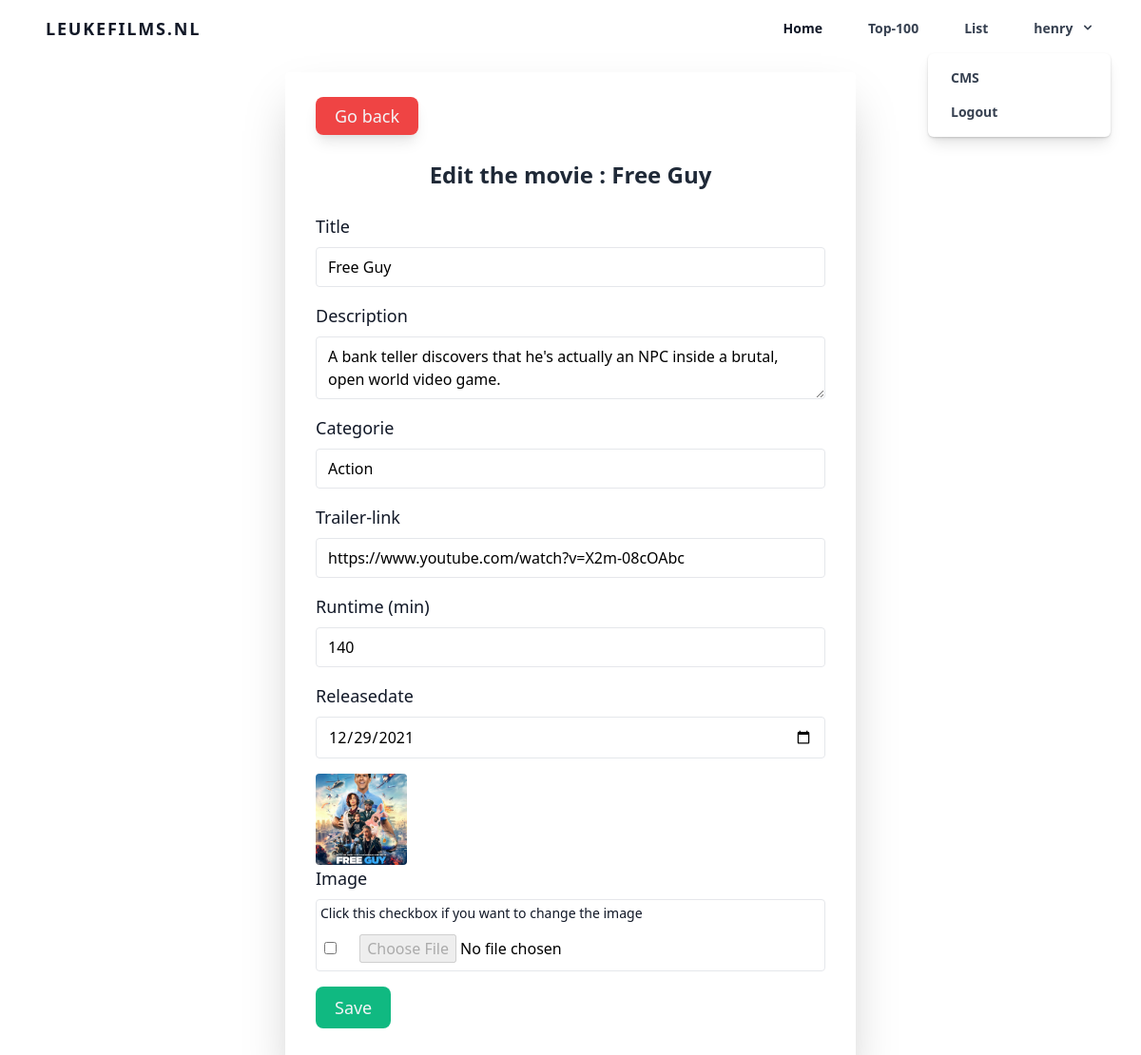
The page /movies/update/3 (signed in) on the database its author committed.
### tables this page shows
CREATE TABLE `movies` (
  `id` int(11) NOT NULL,
  `title` varchar(255) NOT NULL,
  `description` text NOT NULL,
  `categorie` varchar(255) NOT NULL,
  `trailer` varchar(255) NOT NULL,
  `runtime` int(255) NOT NULL,
  `image` varchar(255) NOT NULL,
  `releasedate` date NOT NULL
);

### app/controllers/Movies.php (called while the page is built, shortened)
<?php
class Movies extends Controller {
    public function __construct() {
        $this->movieModel = $this->model('Movie');
    }
    public function update($id) {
        $movie = $this->movieModel->findMovieById($id);
        $data = [
            'movie' => $movie,
            'title' => '',
            'description' => '',
            'categorie' => '',
            'trailer' => '',
            'runtime' => '',
            'image' => '',
            'releasedate' => '',
            'img_check' => '',
            'titleError' => '',
            'descriptionError' => '',
            'categorieError' => '',
            'trailerError' => '',
            'runtimeErorr' => '',
            'imageError' => '',
            'releasedateError' => '',
        ];
        $this->view('movies/update', $data);
    }
}

### app/libraries/Core.php (called while the page is built, shortened)
<?php
  class Core {
    protected $currentMethod = 'index';
    public function __construct(){
      $url = $this->getUrl();
      if(file_exists('../app/controllers/' . ucwords($url[0]). '.php')){
        unset($url[0]);
      }
      $this->currentController = new $this->currentController;
      if(isset($url[1])){
        if(method_exists($this->currentController, $url[1])){
          $this->currentMethod = $url[1];
          unset($url[1]);
        }
      }
      $this->params = $url ? array_values($url) : [];
      call_user_func_array([$this->currentController, $this->currentMethod], $this->params);
    }
    public function getUrl(){
      if(isset($_GET['url'])){
        $url = rtrim($_GET['url'], '/');
        $url = filter_var($url, FILTER_SANITIZE_URL);
        $url = explode('/', $url);
        return $url;
      }
    }
  }

### app/require.php (called while the page is built, shortened)
<?php
    require_once 'libraries/Core.php';
    require_once 'libraries/Controller.php';
    require_once 'libraries/Database.php';
    $init = new Core();

### public/index.php (called while the page is built)
<?php
    require_once '../app/require.php';

### app/libraries/Database.php (called while the page is built, shortened)
<?php
    class Database {
        private $dbHost = DB_HOST;
        private $dbUser = DB_USER;
        private $dbPass = DB_PASS;
        private $dbName = DB_NAME;
        private $statement;
        private $dbHandler;
        public function __construct() {
            $conn = 'mysql:host=' . $this->dbHost . ';dbname=' . $this->dbName;
            $options = array(
                PDO::ATTR_PERSISTENT => true,
                PDO::ATTR_ERRMODE => PDO::ERRMODE_EXCEPTION
            );
            try {
                $this->dbHandler = new PDO($conn, $this->dbUser, $this->dbPass, $options);
            } catch (PDOException $e) {
                $this->error = $e->getMessage();
                echo $this->error;
            }
        }
        public function query($sql) {
            $this->statement = $this->dbHandler->prepare($sql);
        }
        public function bind($parameter, $value, $type = null) {
            switch (is_null($type)) {
                default:
                    $type = PDO::PARAM_STR;
            }
            $this->statement->bindValue($parameter, $value, $type);
        }
        public function execute() {
            return $this->statement->execute();
        }
        public function single() {
            $this->execute();
            return $this->statement->fetch(PDO::FETCH_OBJ);
        }
    }

### app/models/Movie.php (called while the page is built, shortened)
<?php
class Movie {
    private $db;
    public function __construct() {
        $this->db = new Database;
    }
    public function findMovieById($id) {
        $this->db->query('SELECT * FROM movies WHERE id = :id');
        $this->db->bind(':id', $id);
        $row = $this->db->single();
        return $row;
    }
}
?>

### app/views/movies/update.php (the view, shortened to what this page needs)
<?php
   require APPROOT . '/views/includes/head.php';
?>
<div class="navbar dark">
    <?php
       require APPROOT . '/views/includes/navigation.php';
    ?>
</div>
<div class="flex justify-center items-center w-full">
    <div class="md:w-1/2 bg-white rounded shadow-2xl p-8 m-4">
    <div class="w-full mb-8 rounded-lg ">
<a href="<?php echo URLROOT; ?>/movies/list" class="p-2 pl-5 pr-5 bg-red-500 text-gray-100 text-lg rounded-lg focus:border-4 border-green-300 shadow-lg">Go back</a>
</div>
        <h1 class="block w-full text-center text-gray-800 text-2xl font-bold mb-6">Edit the movie : <?php echo $data['movie']->title ?></h1>
        <form name="editform" class="editform" action="<?php echo URLROOT; ?>/movies/update/<?php echo $data['movie']->id ?>" method="POST" enctype="multipart/form-data" >
            <div class="flex flex-col mb-4">
                <label class="mb-2  text-lg text-gray-900" for="title">Title</label>
                <input class="border rounded py-2 px-3 text-grey-800" type="text" name="title" id="title" value="<?php echo $data['movie']->title ?>">
            </div>
            <div class="flex flex-col mb-4">
                <label class="mb-2 text-lg text-gray-900" for="description">Description</label>
                <textarea class="border rounded py-2 px-3 text-grey-800" name="description" id="description" ><?php echo $data['movie']->description ?></textarea>
            </div>
            <div class="flex flex-col mb-4">
                <label class="mb-2  text-lg text-gray-900" for="categorie">Categorie</label>
                <input class="border rounded py-2 px-3 text-grey-800" type="text" name="categorie" id="categorie" value="<?php echo $data['movie']->categorie ?>">
            </div>
            <div class="flex flex-col mb-4">
                <label class="mb-2  text-lg text-gray-900" for="trailer">Trailer-link</label>
                <input class="border rounded py-2 px-3 text-grey-800" type="text" name="trailer" value="<?php echo $data['movie']->trailer ?>" id="trailer">
            </div>
            <div class="flex flex-col mb-4">
                <label class="mb-2  text-lg text-gray-900" for="runtime">Runtime (min)</label>
                <input class="border rounded py-2 px-3 text-grey-800" type="text" name="runtime" value="<?php echo $data['movie']->runtime ?>" id="runtime">
            </div>
            <div class="flex flex-col mb-4">
                <label class="mb-2 text-lg text-gray-900" for="releasedate">Releasedate</label>
                <input class="border py-2 px-3 rounded text-grey-800" type="date" name="releasedate" value="<?php echo $data['movie']->releasedate ?>" id="releasedate">
            </div>
            <div class="flex flex-col mb-4">
            <img class="rounded h-24 w-24" style="object-fit: cover;" src="<?php echo URLROOT . "/img/" . $data['movie']->image?>"></img>
                <label class="mb-2 text-lg text-gray-900" for="image">Image</label>
                <div class="border rounded">
                <p class="m-1 text-sm text-gray-900" for="image">Click this checkbox if you want to change the image</p>
                <input class="mx-2 leading-tight check-btn" onclick="enable_text(this.checked)" name="img_check" type="checkbox">
            <input disabled class="img-upl  py-2 px-3 text-grey-800" type="file" value="<?php echo $data['movie']->image ?>"  name="image" id="image">
</div>
            </div>
            <button  value="Upload" class="p-2 pl-5 pr-5 bg-green-500 text-gray-100 text-lg rounded-lg focus:border-4 border-green-300" type="submit">Save</button>
        </form>
    </div>
</div>

### rows shown on the page
movies: title "Free Guy", description "A bank teller discovers that he's actually an NPC inside a brutal, open world video game.", categorie "Action", trailer "https://www.youtube.com/watch?v=X2m-08cOAbc", runtime "140", releasedate "12/29/2021", image (picture)

### other values the page prints
$_SESSION['username'] "henry"
